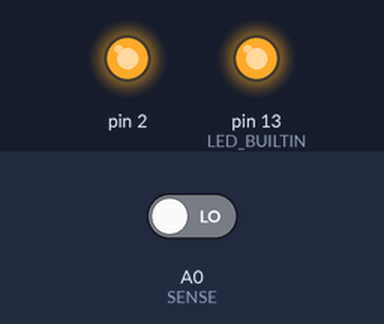
Recording of a sketch running on a simulated Arduino Uno, built with avr-gcc and run on an emulated ATmega328P. Shown: output pins drawn as LEDs (lit = HIGH). The test bench sets the inputs (shaded band); at power-on: A0 (SENSE) LOW.

Above: at 2.8 s.
2.9 s: A0 (SENSE) driven HIGH
At 4.4 s:
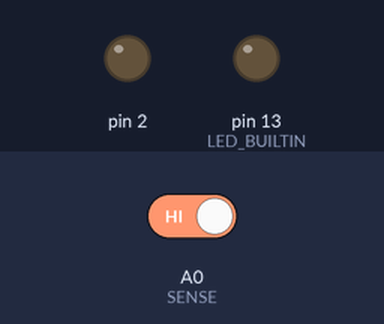
5.5 s: A0 (SENSE) driven LOW
At 8.2 s:
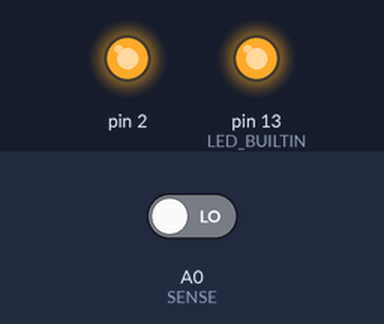
Timing chart, 0 to 9.7 s (numbered marks = the images above; inputs shaded):
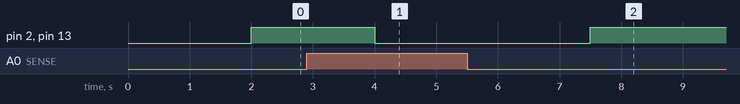

The sketch:

eye_Blink_2.ino
```cpp
#define SENSE A0

void setup()
{
pinMode(SENSE, INPUT);
pinMode(2, OUTPUT);


pinMode(LED_BUILTIN, OUTPUT);
}
void loop()
{
if(digitalRead(SENSE))
{
 digitalWrite(LED_BUILTIN, LOW);
 digitalWrite(2, LOW);
}
else
{
  delay (2000);
  if(digitalRead(SENSE))
  {
 digitalWrite(LED_BUILTIN, LOW);
 digitalWrite(2, LOW);
}
  else
  digitalWrite(LED_BUILTIN, HIGH);
   digitalWrite(2, HIGH);
  }
}
```

Measured:
- after the input at 2.9 s, pin 2, pin 13 (LED_BUILTIN): HIGH → LOW after 1.1 s
- after the input at 5.5 s, pin 2, pin 13 (LED_BUILTIN): LOW → HIGH after 2.0 s
